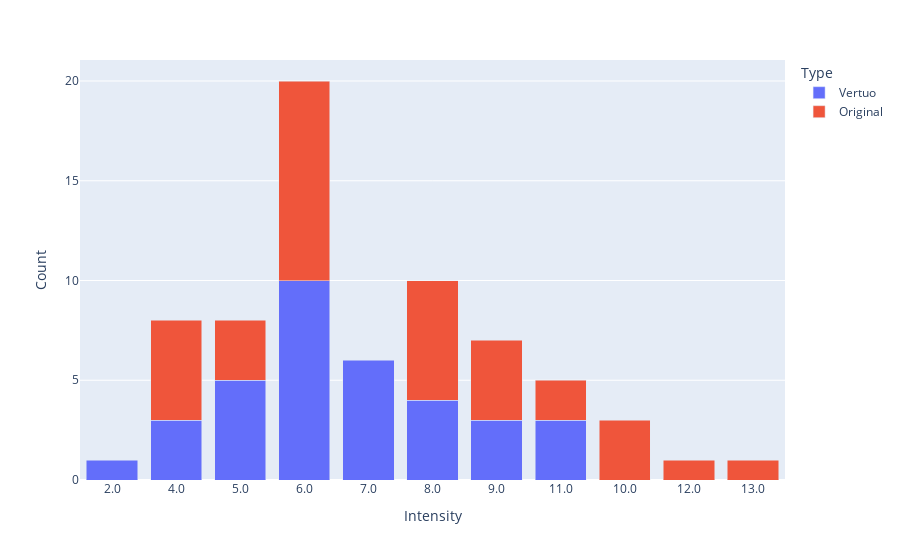

Source (notebook cell):
### Code cell
# 'stack', 'group', 'overlay', 'relative'
fig = px.bar(
    df_temp2,
    x='Intensity',
    y='Count',
    color='Type',
    barmode='stack'
)
fig.show()

### Figure 1 — Plotly figure (JSON) as saved in the notebook; plotly's stock layout.template omitted (floating-point values rounded to 4 significant figures)
{"data": [{"alignmentgroup": "True", "hovertemplate": "Type=Vertuo<br>Intensity=%{x}<br>Count=%{y}<extra></extra>", "legendgroup": "Vertuo", "marker": {"color": "#636efa", "pattern": {"shape": ""}}, "name": "Vertuo", "offsetgroup": "Vertuo", "orientation": "v", "showlegend": true, "textposition": "auto", "type": "bar", "x": ["2.0", "4.0", "5.0", "6.0", "7.0", "8.0", "9.0", "11.0"], "xaxis": "x", "y": [1, 3, 5, 10, 6, 4, 3, 3], "yaxis": "y"}, {"alignmentgroup": "True", "hovertemplate": "Type=Original<br>Intensity=%{x}<br>Count=%{y}<extra></extra>", "legendgroup": "Original", "marker": {"color": "#EF553B", "pattern": {"shape": ""}}, "name": "Original", "offsetgroup": "Original", "orientation": "v", "showlegend": true, "textposition": "auto", "type": "bar", "x": ["4.0", "5.0", "6.0", "8.0", "9.0", "10.0", "11.0", "12.0", "13.0"], "xaxis": "x", "y": [5, 3, 10, 6, 4, 3, 2, 1, 1], "yaxis": "y"}], "layout": {"barmode": "stack", "legend": {"title": {"text": "Type"}, "tracegroupgap": 0}, "margin": {"t": 60}, "xaxis": {"anchor": "y", "domain": [0, 1], "title": {"text": "Intensity"}}, "yaxis": {"anchor": "x", "domain": [0, 1], "title": {"text": "Count"}}}}
